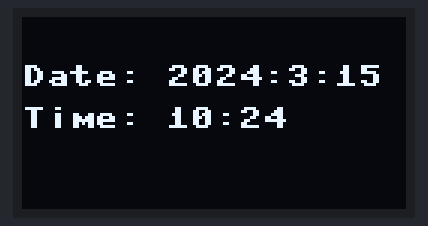
Bench run of a program on a simulated Raspberry Pi Pico running MicroPython. On the bench: 128×64 one-colour display. The clock reads 2024-03-15 10:24:30 at power-on unless the program sets it; what the program prints to the serial console is not drawn. At 0.1 s the program stops and its outputs stay as they are.

Above: at 0.1 s.

The program:

pico_RTC.py
```python
from machine import Pin, I2C
from ssd1306 import SSD1306_I2C
from machine import RTC

#Initialize I2C and OLED
i2c = I2C(0, sda=Pin(0), scl=Pin(1), freq=400000)
oled = SSD1306_I2C(128, 64, i2c)

#Initialize RTC
rtc = RTC()
date = rtc.datetime()[0:3]
time = rtc.datetime()[4:6]

#print(rtc.datetime())
#print("Date: ", *date)
#print("Time: ", *time)

print("Date: ", '-'.join(str(x) for x in date))
print("Time: ", ':'.join(str(x) for x in time))


oled.text("Date: ", 0, 16)
oled.text(':'.join(str(x) for x in date), 48, 16)
oled.text("Time: ", 0, 30)
oled.text(':'.join(str(x) for x in time), 48, 30)
oled.show()
```
